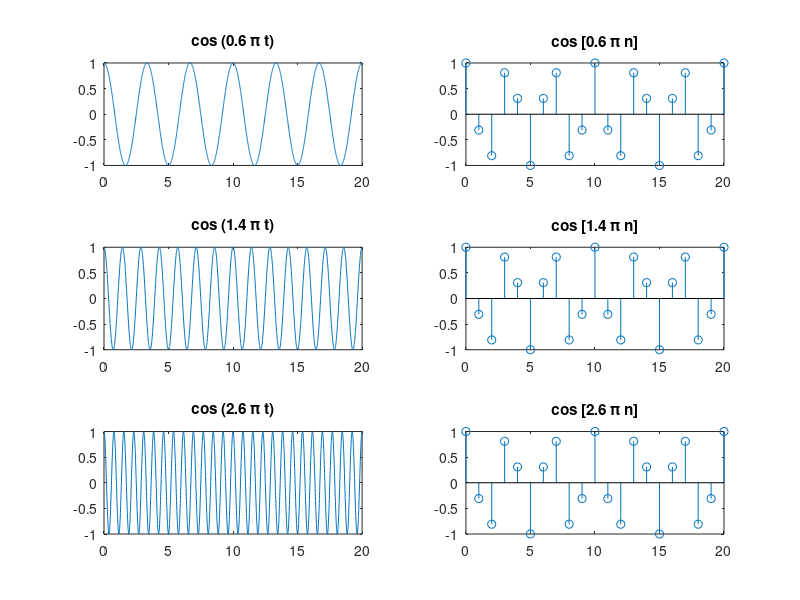

Recreate this plot in MATLAB.
close all; clear all
t = 0:0.01:20; n = 0:20;
x1t = cos(0.6*pi*t); x1n = cos(0.6*pi*n);
x2t = cos(1.4*pi*t); x2n = cos(1.4*pi*n);
x3t = cos(2.6*pi*t); x3n = cos(2.6*pi*n);
figure;
subplot(321); plot(t,x1t); title('cos (0.6 \pi t)')
subplot(322); stem(n,x1n); title('cos [0.6 \pi n]')
subplot(323); plot(t,x2t); title('cos (1.4 \pi t)')
subplot(324); stem(n,x2n); title('cos [1.4 \pi n]')
subplot(325); plot(t,x3t); title('cos (2.6 \pi t)')
subplot(326); stem(n,x3n); title('cos [2.6 \pi n]')